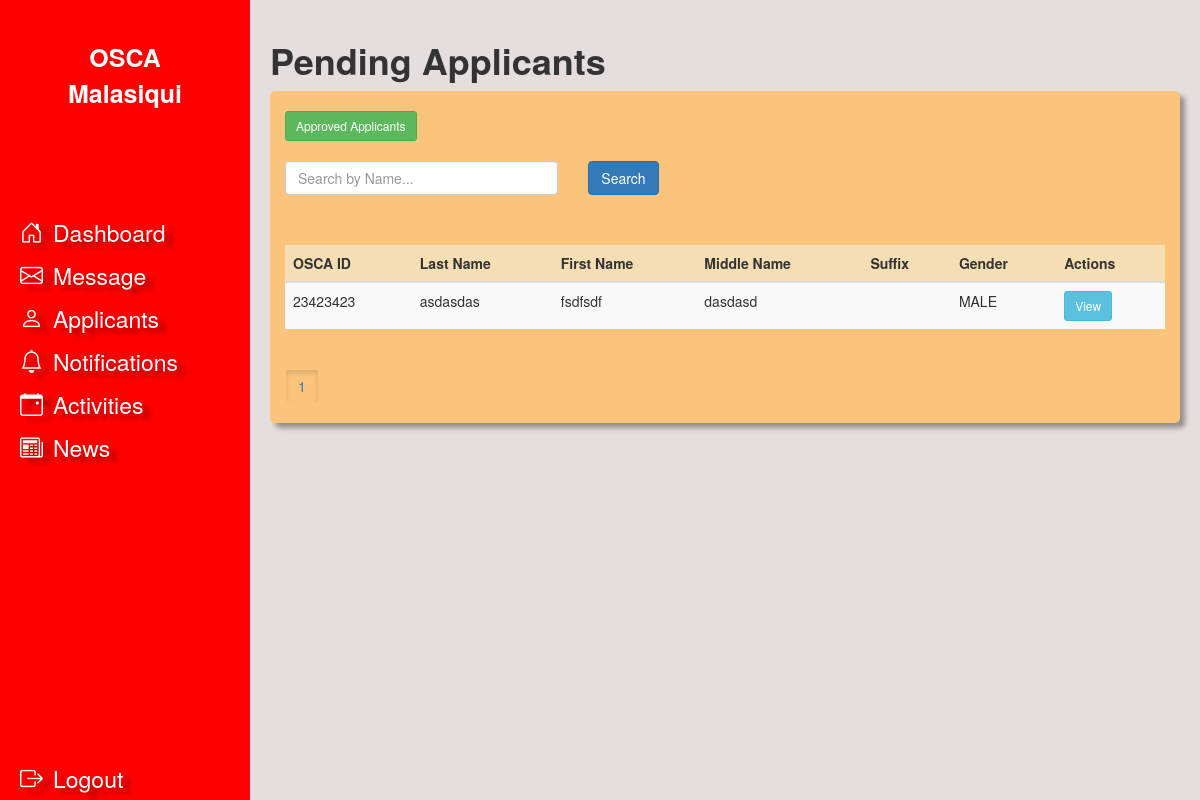
/admin/applicants.php (signed in), run on an earlier commit of the app's database.
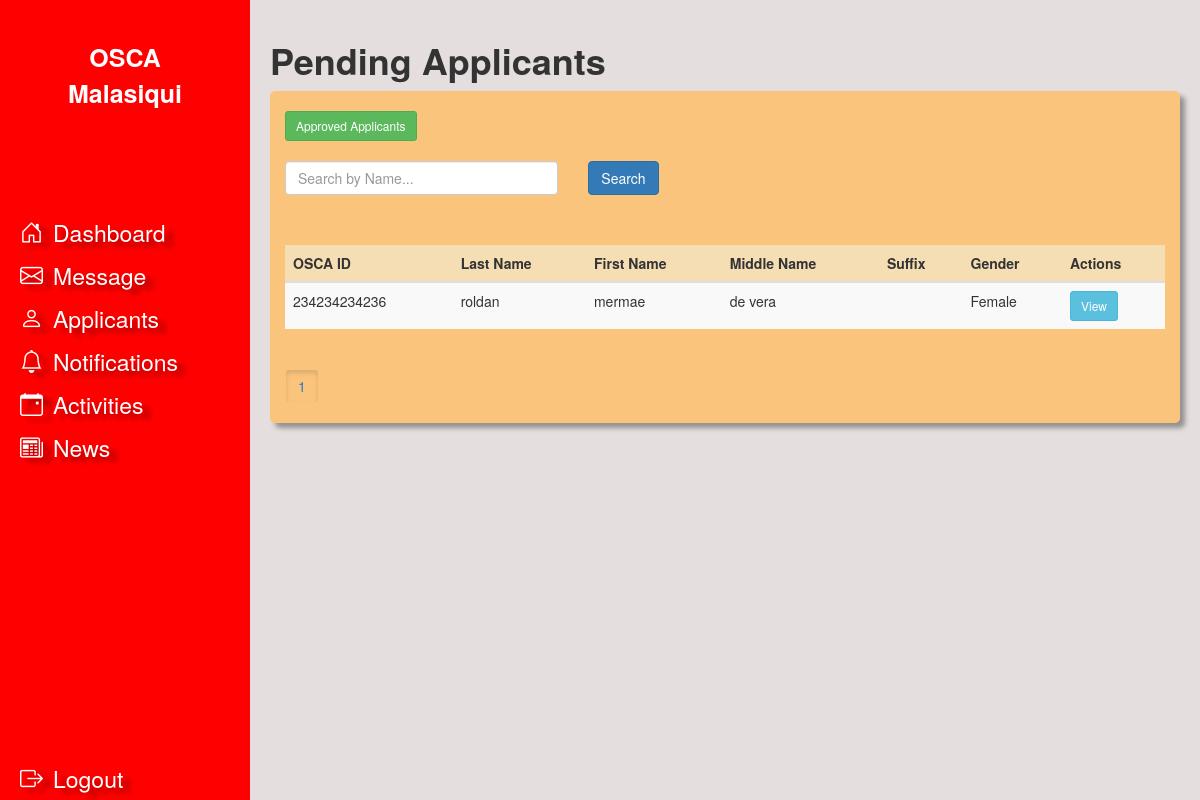
And on a later commit of the database.
### tables this page shows
CREATE TABLE `users` (
  `osca_id` bigint NOT NULL,
  `email` varchar(255) DEFAULT NULL,
  `last_name` varchar(50) NOT NULL,
  `first_name` varchar(50) NOT NULL,
  `middle_name` varchar(50) DEFAULT NULL,
  `suffix` varchar(5) DEFAULT NULL,
  `sex` varchar(10) NOT NULL,
  `birth_day` date NOT NULL,
  `address` varchar(255) NOT NULL,
  `phone_number` bigint NOT NULL,
  `oneByOne_id_path` varchar(255) DEFAULT NULL,
  `status` varchar(10) NOT NULL DEFAULT 'pending',
  `member_status` varchar(50) DEFAULT NULL,
  `classification` varchar(100) NOT NULL,
  `civil_status` varchar(100) NOT NULL,
  `blood_type` varchar(20) NOT NULL,
  `education` varchar(100) NOT NULL,
  `employment` varchar(100) NOT NULL,
  `religion` varchar(30) NOT NULL,
  `username` varchar(100) NOT NULL,
  `password` varchar(100) NOT NULL,
  `created_at` timestamp(6) NOT NULL DEFAULT CURRENT_TIMESTAMP(6),
  `updated_at` timestamp(6) NOT NULL DEFAULT CURRENT_TIMESTAMP(6),
  `deleted_at` timestamp(6) NULL DEFAULT NULL
);

### admin/applicants.php (the view, shortened to what the changed rows need)
<?php
include '.././database/db_connection.php';
$searchQuery = isset($_GET['search']) ? $_GET['search'] : '';
$recordsPerPage = 10;
$page = isset($_GET['page']) ? (int)$_GET['page'] : 1;
$startLimit = ($page - 1) * $recordsPerPage;
try {
    $sql = "SELECT osca_id, last_name, first_name, middle_name, suffix, sex
            FROM users
            WHERE status = 'pending' AND (last_name LIKE :search OR first_name LIKE :search)
            ORDER BY created_at ASC
            LIMIT :startLimit, :recordsPerPage";
    $stmt = $pdo->prepare($sql);
    $stmt->bindValue(':search', '%' . $searchQuery . '%', PDO::PARAM_STR);
    $stmt->bindValue(':startLimit', $startLimit, PDO::PARAM_INT);
    $stmt->bindValue(':recordsPerPage', $recordsPerPage, PDO::PARAM_INT);
    $stmt->execute();
    $users = $stmt->fetchAll(PDO::FETCH_ASSOC);
    $totalRecordsSql = "SELECT COUNT(*) FROM users WHERE status = 'pending' AND (last_name LIKE :search OR first_name LIKE :search)";
    $totalRecordsStmt = $pdo->prepare($totalRecordsSql);
    $totalRecordsStmt->bindValue(':search', '%' . $searchQuery . '%', PDO::PARAM_STR);
    $totalRecordsStmt->execute();
    $totalRecords = $totalRecordsStmt->fetchColumn();
    $totalPages = ceil($totalRecords / $recordsPerPage);
} catch (PDOException $e) {
    die("Database connection failed: " . $e->getMessage());
}
?>
<!DOCTYPE html>
<html lang="en">
<head>
    <link rel="stylesheet" href="./assets/style.css">
    <link rel="stylesheet" href="./assets/applicants.css">
    <link rel="stylesheet" href="https://maxcdn.bootstrapcdn.com/bootstrap/3.4.1/css/bootstrap.min.css">
    <link href="https://cdn.jsdelivr.net/npm/bootstrap-icons/font/bootstrap-icons.css" rel="stylesheet">
</head>
<body>
    <div class="main-content">
        <div class="container-fluid">
            <div class="row">
                <h1><b>Pending Applicants</b></h1>
                <div class="col-sm-12 formapplicants">
                    <div class="table-responsive spacingtop20">
                        <table class="table table-striped table-hover">
                            <thead>
                                <tr class="rowtable">
                                    <th>OSCA ID</th>
                                    <th>Last Name</th>
                                    <th>First Name</th>
                                    <th>Middle Name</th>
                                    <th>Suffix</th>
                                    <th>Gender</th>
                                    <th>Actions</th>
                                </tr>
                            </thead>
                            <tbody>
                                <?php if (!empty($users)): ?>
                                    <?php foreach ($users as $user): ?>
                                        <tr>
                                            <td><?php echo htmlspecialchars($user['osca_id']); ?></td>
                                            <td><?php echo htmlspecialchars($user['last_name']); ?></td>
                                            <td><?php echo htmlspecialchars($user['first_name']); ?></td>
                                            <td><?php echo htmlspecialchars($user['middle_name'] ?? 'N/A'); ?></td>
                                            <td><?php echo htmlspecialchars($user['suffix']); ?></td>
                                            <td><?php echo htmlspecialchars($user['sex']); ?></td>
                                            <td>
                                                <a href="view_user.php?id=<?php echo htmlspecialchars($user['osca_id']); ?>" class="btn btn-info btn-sm">View</a>
                                            </td>
                                        </tr>
                                    <?php endforeach; ?>
                                <?php else: ?>
                                    <tr>
                                        <td colspan="7" class="text-center">No pending applicants found.</td>
                                    </tr>
                                <?php endif; ?>
                            </tbody>
                        </table>
                    </div>
                    <div class="pagination">
                        <?php
                        $range = 2;
                        $start = max(1, $page - $range);
                        $end = min($totalPages, $page + $range);
                        for ($i = $start; $i <= $end; $i++):
                        ?>
                            <a href="?page=<?php echo $i; ?>&search=<?php echo htmlspecialchars($searchQuery); ?>" class="btn btn-secondary <?php echo ($i == $page) ? 'active' : ''; ?>">
                                <?php echo $i; ?>
                            </a>
                        <?php endfor; ?>
                    </div>
                </div>
            </div>
        </div>
    </div>
</body>
</html>

What changed in the data, as far as the page shows it:
removed users: osca_id "23423423", last_name "asdasdas", first_name "fsdfsdf", middle_name "dasdasd", sex "MALE"
added users: osca_id "234234234236", last_name "roldan", first_name "mermae", middle_name "de vera", sex "Female"
